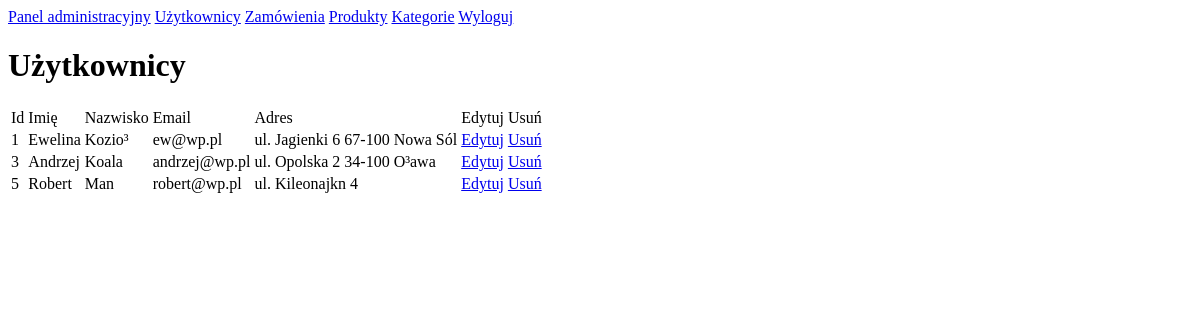
/clientsPanel.php (signed in), run on an earlier commit of the app's database.
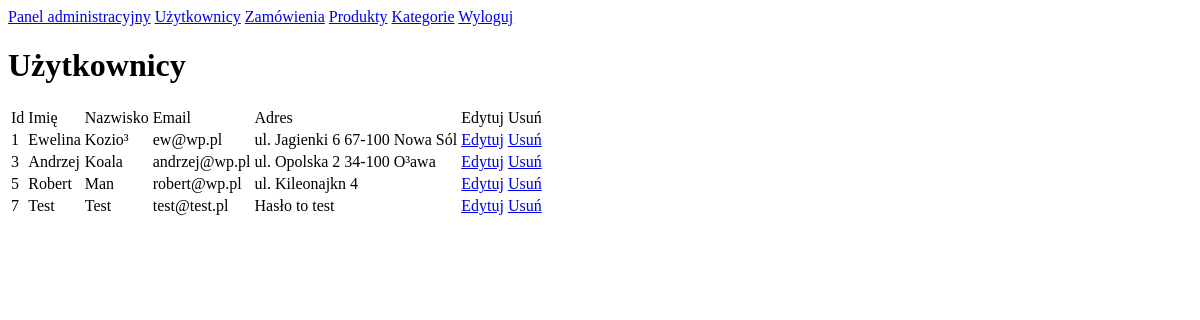
And on a later commit of the database.
### tables this page shows
CREATE TABLE IF NOT EXISTS `Clients` (
  `id` int(11) NOT NULL AUTO_INCREMENT,
  `first_name` varchar(100) NOT NULL,
  `last_name` varchar(100) NOT NULL,
  `email` varchar(100) NOT NULL,
  `password` varchar(70) NOT NULL,
  `address` varchar(150) NOT NULL,
  PRIMARY KEY (`id`),
  UNIQUE KEY `email` (`email`)
);

### src/Client.php (called while the page is built, shortened)
<?php
class Client {
    static private $connection = null;
    static public function SetConnection(mysqli $newConnection){
        Client::$connection = $newConnection;
    }
    static public function GetAllClients()
    {
        $ret = [];
        $sql = "SELECT * FROM Clients";
        $result = self::$connection->query($sql);
        if ($result !== FALSE) {
            if ($result->num_rows > 0) {
                while ($row = $result->fetch_assoc()) {
                    $client = new Client($row['id'], $row['first_name'], $row['last_name'], $row['email'], $row['address']);
                    $ret[] = $client;
                }
            }
        }
        return $ret;
    }
    private $id;
    private $firstName;
    private $lastName;
    private $email;
    private $address;
    public function __construct($newId, $newFirstName, $newLastName, $newEmail, $newAddress)
    {
        $this->id = intval($newId);
        $this->firstName = $newFirstName;
        $this->lastName = $newLastName;
        $this->email = $newEmail;
    }
    public function getId()
    {
        return $this->id;
    }
    public function getFirstName()
    {
        return $this->firstName;
    }
    public function getLastName()
    {
        return $this->lastName;
    }
    public function getEmail()
    {
        return $this->email;
    }
    public function getAddress()
    {
        return $this->address;
    }
    public function setAddress($newAddress)
    {
        if (strlen($newAddress) > 0) {
            $this->address = $newAddress;
        } else {
            return false;
        }
    }
}
?>

### clientsPanel.php (the view, shortened to what this page needs)
<?php
require_once("./src/Header.php");
$allClients = Client::GetAllClients();
echo("<h1>Użytkownicy</h1>");
echo("<table><tr><td>Id</td><td>Imię</td><td>Nazwisko</td><td>Email</td><td>Adres</td><td>Edytuj</td><td>Usuń</td></tr>");
foreach($allClients as $clientToSee){
    $clientId = $clientToSee->getId();
    echo("<tr>");
    echo("<td>" . $clientId . "</td>");
    echo("<td>{$clientToSee->getFirstName()}</td>");
    echo("<td>{$clientToSee->getLastName()}</td>");
    echo("<td>{$clientToSee->getEmail()}</td>");
    echo("<td>{$clientToSee->getAddress()}</td>");
    echo("<td><a href='clientPanel.php?id=$clientId'>Edytuj</a></td>");
    echo("<td><a href='removeClient.php?id=$clientId'>Usuń</a></td>");
    echo("</tr>");
}
require_once("./src/Footer.php");

What changed in the data, as far as the page shows it:
added clients: id "7", first_name "Test", last_name "Test", email "test@test.pl", address "Hasło to test"
